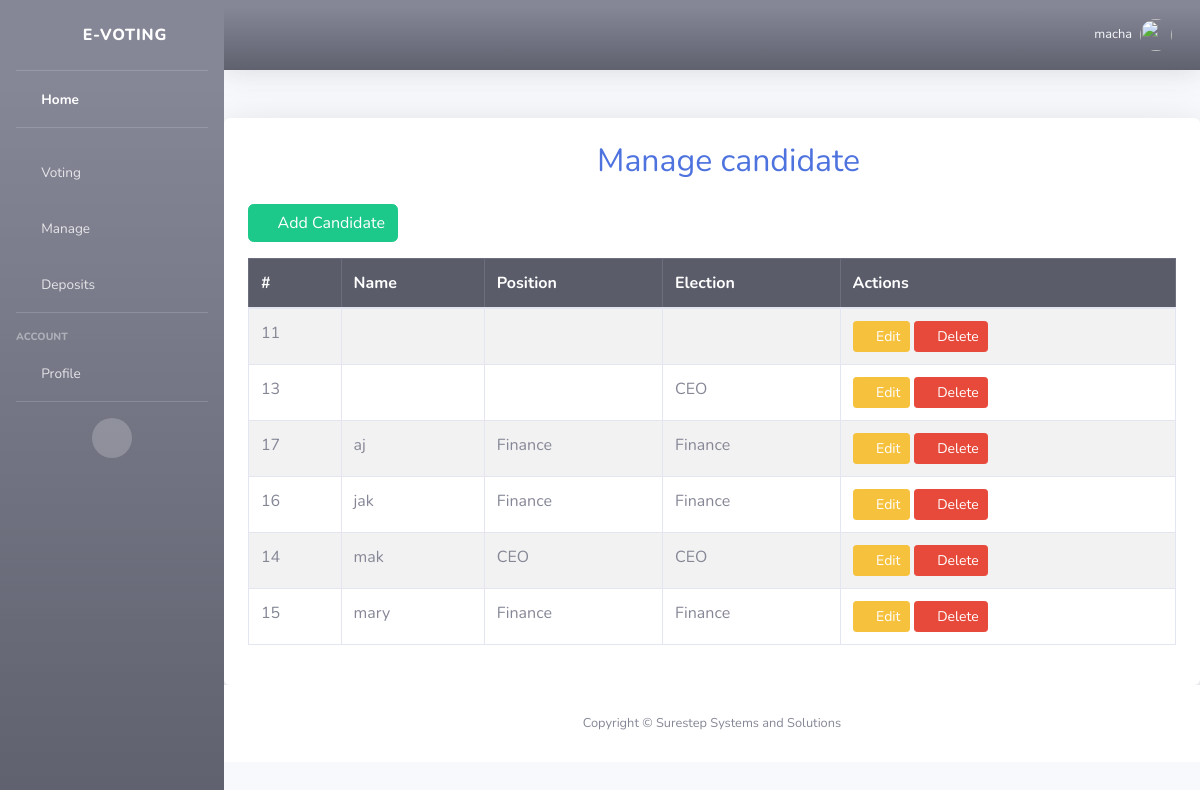
Screenshot of /manage_cand (signed in) with the database file from the repository.
### webapp/models.py (models this page shows, shortened)
class Candidate(models.Model):
    election = models.ForeignKey(Election, on_delete=models.CASCADE, null=True, blank=True)
    name = models.CharField(max_length=200)
    position = models.CharField(max_length=255, default="unknown")
    profile_picture = models.ImageField(upload_to='candidate_pics/', blank=True, null=True)

class Election(models.Model):
    STATUS_CHOICES = [
        ('pending', 'Pending'),
        ('active', 'Active'),
    ]
    name = models.CharField(max_length=255, unique=True)
    date = models.DateField()
    created_at = models.DateTimeField(default=timezone.now)
    status = models.CharField(max_length=10, choices=STATUS_CHOICES, default='pending')

### webapp/views.py (the view)
# urls.py: path("manage_cand", views.manage_candidates, name='manage_cand'),
@login_required
def manage_candidates(request):
    try:
        position = request.GET.get('position', '')  # Get filter from query params
        if position:
            candidates = Candidate.objects.filter(position=position).order_by('name')
        else:
            candidates = Candidate.objects.all().order_by('name')
    except Exception as e:
        messages.error(request, f"Error fetching candidates: {str(e)}")
        candidates = []
    return render(request, 'manage_cand.html', {'candidates': candidates, 'selected_position': position})

### webapp/templates/manage_cand.html (shortened to what this page needs)
{% extends 'base.html' %}
{% block content %}
<div class="container mt-5 p-4 shadow-lg bg-white rounded">
    <h2 class="text-center text-primary mb-4">
        <i class="fas fa-users"></i> Manage candidate
    </h2>
    <div class="text-end mb-3">
        <a href="{% url 'create_candidate' %}" class="btn btn-success">
            <i class="fas fa-user-plus"></i> Add Candidate
        </a>
    </div>
    <table class="table table-striped table-bordered">
        <thead class="table-dark">
            <tr>
                <th>#</th>
                <th>Name</th>
                <th>Position</th>
                <th>Election</th>
                <th>Actions</th>
            </tr>
        </thead>
        <tbody>
            {% for candidate in candidates %}
            <tr id="candidate-row-{{ candidate.id }}">
                <td>{{ candidate.id }}</td>
                <td id="name-{{ candidate.id }}">{{ candidate.name }}</td>
                <td id="position-{{ candidate.id }}">{{ candidate.position }}</td>
                <td>{{ candidate.election.name }}</td>
                <td>
                    <button onclick="editCandidate({{ candidate.id }})" class="btn btn-warning btn-sm">
                        <i class="fas fa-edit"></i> Edit
                    </button>
                    <button onclick="deleteCandidate({{ candidate.id }})" class="btn btn-danger btn-sm">
                        <i class="fas fa-trash"></i> Delete
                    </button>
                </td>
            </tr>
            {% empty %}
            <tr>
                <td colspan="5" class="text-center">No candidates found.</td>
            </tr>
            {% endfor %}
        </tbody>
    </table>
</div>
{% endblock %}

### webapp/templates/base.html (shortened to what this page needs)
{% load static %}
<!DOCTYPE html>
<html lang="en">
<head>
    <link href="{% static "vendor/fontawesome-free/css/all.min.css" %}" rel="stylesheet" type="text/css">
    <link href="{% static "css/sb-admin-2.min.css" %}" rel="stylesheet">
    <link href="{% static "vendor/datatables/dataTables.bootstrap4.min.css" %}" rel="stylesheet">
</head>
<body id="page-top">
    <div id="wrapper">
        <ul class="navbar-nav bg-gradient-secondary sidebar sidebar-dark accordion" id="accordionSidebar">
            <a class="sidebar-brand d-flex align-items-center justify-content-center" href="#">
                <div class="sidebar-brand-icon rotate-n-15">
                    <i class="fas fa-poll"></i>
                </div>
                <div class="sidebar-brand-text mx-3">E-Voting</div>
            </a>
            <hr class="sidebar-divider my-0">
            <li class="nav-item active">
                <a class="nav-link" href="#">
                    <i class="fas fa-fw fa-home"></i>
                    <span>Home</span>
                </a>
            </li>
            <hr class="sidebar-divider">
            <li class="nav-item">
                <a class="nav-link collapsed" href="#" data-toggle="collapse" data-target="#collapseLoans" aria-expanded="true" aria-controls="collapseLoans">
                    <i class="fas fa-fw fa-receipt"></i>
                    <span>Voting</span>
                </a>
                <div id="collapseLoans" class="collapse" aria-labelledby="headingLoans" data-parent="#accordionSidebar">
                <li class="nav-item">
                    <a class="nav-link collapsed" href="#" data-toggle="collapse" data-target="#collapsemanage" aria-expanded="true" aria-controls="collapsemanage">
                        <i class="fas fa-fw fa-receipt"></i>
                        <span>Manage</span>
                    </a>
                </li>
            <li class="nav-item">
                <a class="nav-link" href="#">
                    <i class="fas fa-fw fa-hand-holding-usd"></i>
                    <span>Deposits</span>
                </a>
            </li>
            <hr class="sidebar-divider">
            <div class="sidebar-heading">Account</div>
            <li class="nav-item">
                <a class="nav-link collapsed" href="#" data-toggle="collapse" data-target="#collapseAccount" aria-expanded="true" aria-controls="collapseAccount">
                    <i class="fas fa-fw fa-user"></i>
                    <span>Profile</span>
                </a>
            </li>
            <hr class="sidebar-divider d-none d-md-block">
            <div class="text-center d-none d-md-inline">
                <button class="rounded-circle border-0" id="sidebarToggle"></button>
            </div>
        </ul>
        <div id="content-wrapper" class="d-flex flex-column">
            <div id="content">
                <nav class="navbar navbar-expand  bg-gradient-secondary topbar mb-4 static-top shadow">
                    <ul class="navbar-nav ml-auto">
                        <li class="nav-item dropdown no-arrow">
                            <a class="nav-link dropdown-toggle" href="#" id="userDropdown" role="button" data-toggle="dropdown" aria-haspopup="true" aria-expanded="false">
                                <span class="mr-2 d-none d-lg-inline text-light small">{{ request.user.username }}</span>
                                <img class="img-profile rounded-circle" src="{% static '/img/undraw_profile.svg' %}">
                            </a>
                        </li>
                    </ul>
                </nav>
                {% block content %}
                {% endblock %}
            <footer class="sticky-footer bg-white">
                <div class="container my-auto">
                    <div class="copyright text-center my-auto">
                        <span>Copyright &copy; Surestep Systems and Solutions</span>
                    </div>
                </div>
            </footer>
        </div>
    </div>
</body>
</html>

### rows the page displays
Candidate: id "11"
Candidate: id "13", election.name "CEO"
Candidate: id "17", name "aj", position "Finance", election.name "Finance"
Candidate: id "16", name "jak", position "Finance", election.name "Finance"
Candidate: id "14", name "mak", position "CEO", election.name "CEO"
Candidate: id "15", name "mary", position "Finance", election.name "Finance"

### other values shown
{{ request.user.username }} "macha"
